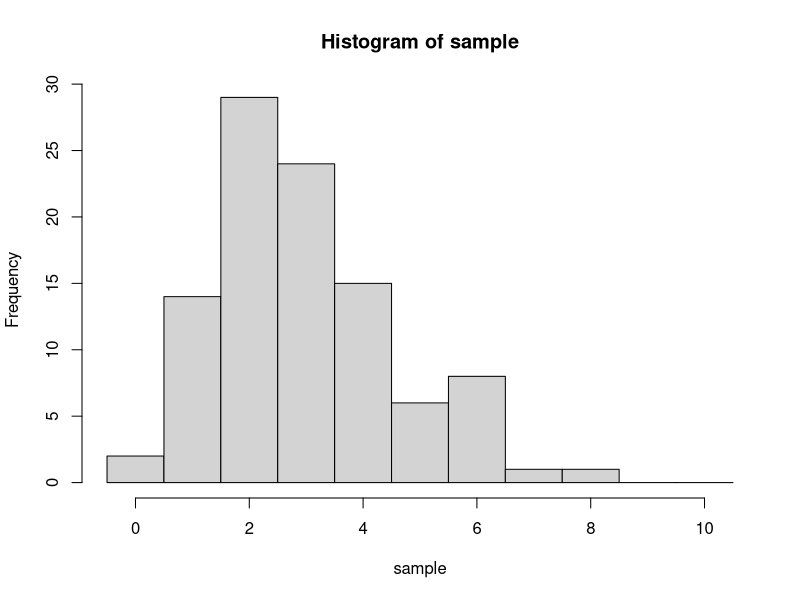
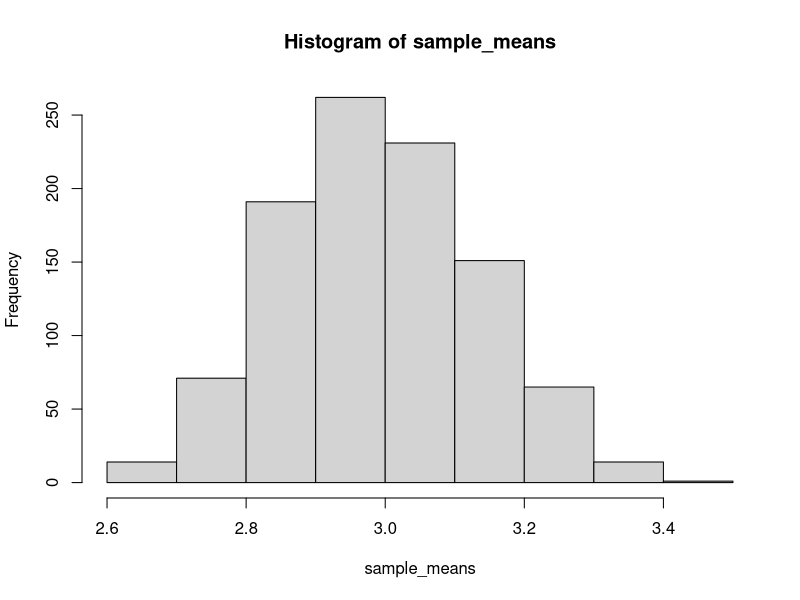
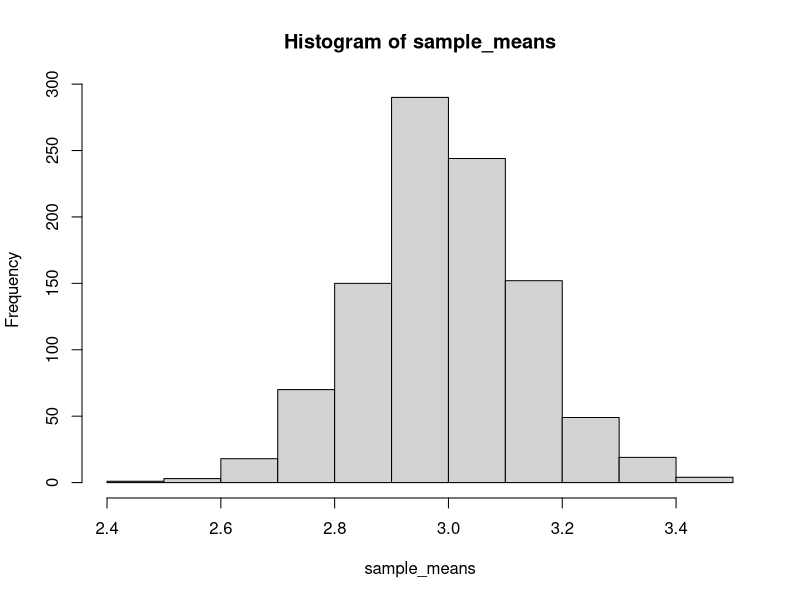
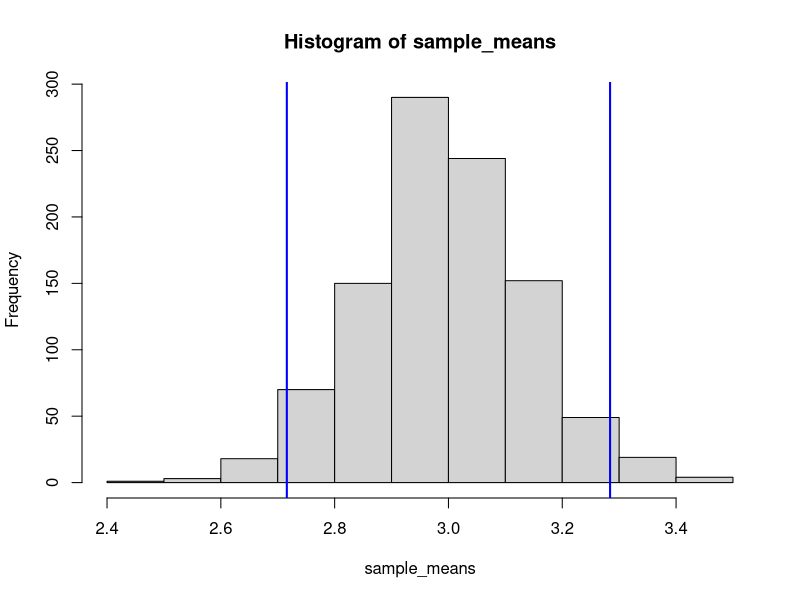
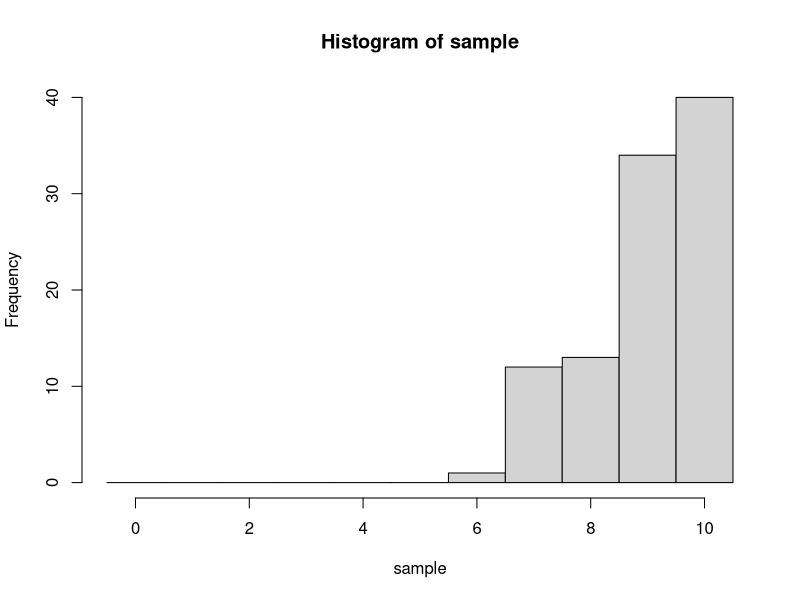
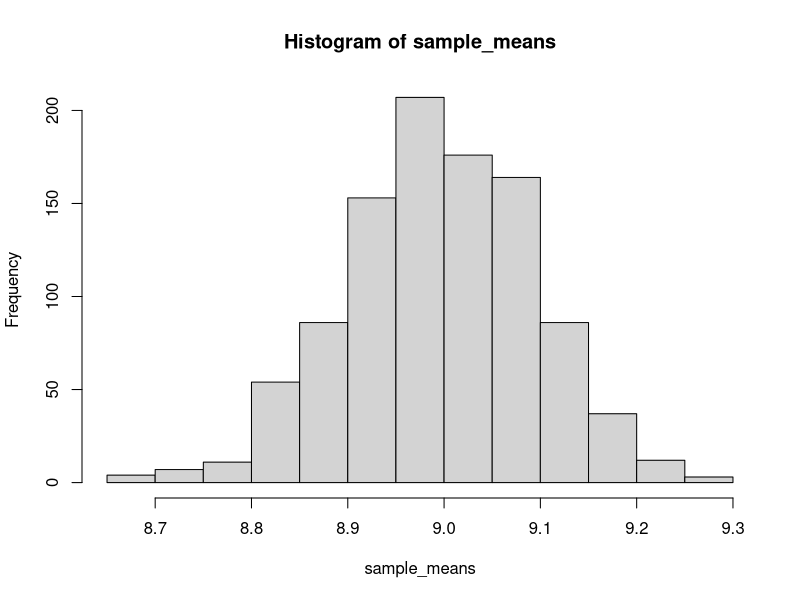
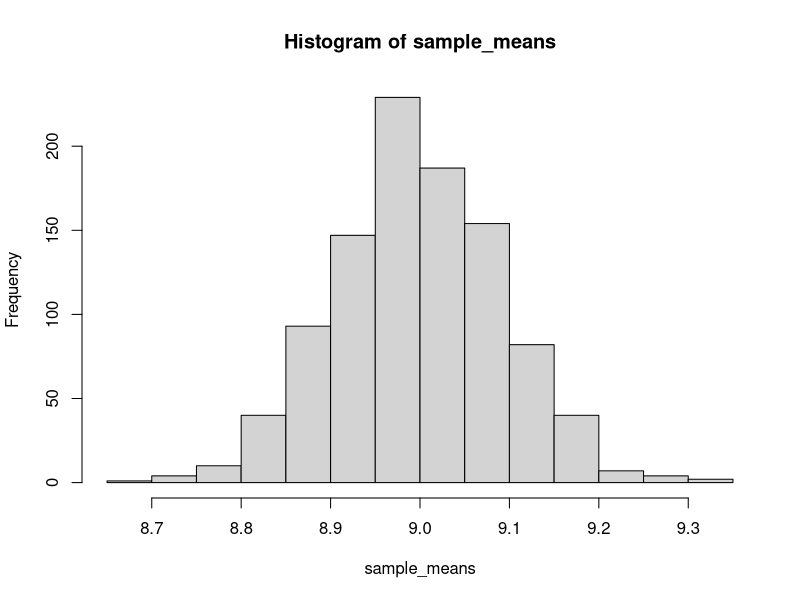
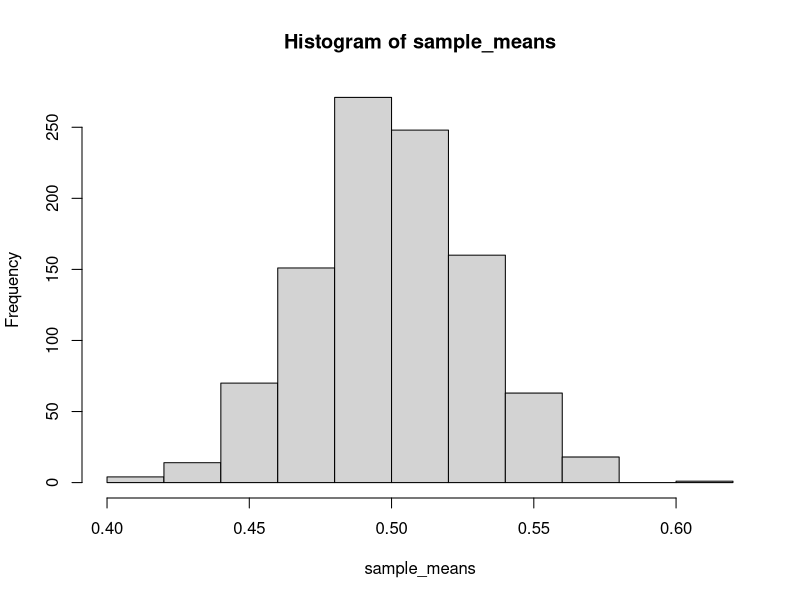

R code for these plots, in order:
## ---- chunk 1
print(1)
print(2)
print(3)
print(4)
print(5)
print(6)
print(7)
print(8)
print(9)
print(10)
## ---- chunk 2
for(i in 1:10) {
	print(i)
}
## ---- chunk 3
# 100 observations of Uniform Random Variable
sample <- rbinom(n = 100, size = 10, prob = 0.3)

# Histogram of sample
hist(sample, breaks = -0.5:10.5)

# True mean = 10 * 0.3 = 3
# Calculate Sample mean
mean(sample)
## ---- chunk 4
sample_means <- c()

# loop through 1000 samples
for(i in 1:1000){
	sample <- rbinom(n = 100, size = 10, prob = 0.3)
	mean <- mean(sample)
	
	sample_means <- c(sample_means, mean)
}

# Sampling Distribution of Sample Mean
hist(sample_means)
## ---- chunk 5

n_obs <- 100
n_trials <- 1000

sample_means <- c()

for(i in 1:n_trials){
	sample <- rbinom(n = n_obs, size = 10, prob = 0.3)
	mean <- mean(sample)
	
	sample_means <- c(sample_means, mean)
}

hist(sample_means)

## ---- chunk 6

# Calculate population mean and population sd
pop_mean <- 10 * 0.3
pop_sd <- sqrt(10 * 0.3 * 0.7)

# Critical value for normal distribution
critical_value <- abs(qnorm(0.025))

# Calculate margin of error
margin_of_error <- critical_value * pop_sd/sqrt(100)

# Calculate upper and lower confidence interval
conf_lower <- pop_mean - margin_of_error
conf_upper <- pop_mean + margin_of_error

# Plot histogram for sample distribution and add vertical lines for confidence interval
# abline will make vertical lines for us

hist(sample_means)
abline(v = conf_lower, lwd = 2, col = "blue")
abline(v = conf_upper, lwd = 2, col = "blue")

## ---- chunk 7

sample_means <- c()
in_conf_interval <- c()

# 10000 samples of size n = 100
for(i in 1:10000){
	# Calculate sample mean
	sample <- rbinom(n = 100, size = 10, prob = 0.3)
	mean <- mean(sample)
	
	# Calculate Confidence Intervals
	ci_lower <- mean - margin_of_error
	ci_upper <- mean + margin_of_error
	
	# Check if population mean is within interval
	
	is_in_ci <- pop_mean >= ci_lower & pop_mean <= ci_upper
	
	# Append mean to vector of sample means
	sample_means <- c(sample_means, mean)
	# Append in_conf to vector
	in_conf_interval <- c(in_conf_interval, is_in_ci)
}
	
# Mean of logical variable = % TRUE
mean(in_conf_interval)

## ---- chunk 8
# 100 observations of Binomial Random Variable
sample <- rbinom(n = 100, size = 10, prob = 0.9)

# Histogram of sample
hist(sample, breaks = -0.5:10.5)

# True mean = 10 * 0.9 = 9
mean(sample)
## ---- chunk 9
sample_means <- c()

# loop through 1000 samples
for(i in 1:1000){
	sample <- rbinom(n = 100, size = 10, prob = 0.9)
	mean <- mean(sample)
	
	sample_means <- c(sample_means, mean)
}

# Sampling Distribution of Sample Mean
hist(sample_means)
## ---- chunk 10
n_obs <- 100
n_trials <- 1000

sample_means <- c()

for(i in 1:n_trials){
	sample <- rbinom(n = n_obs, size = 10, prob = 0.9)
	mean <- mean(sample)
	
	sample_means <- c(sample_means, mean)
}

hist(sample_means)

## ---- chunk 11
# 100 observations of Uniform Random Variable
sample <- runif(n = 100, min = 0, max = 1)

# True mean = 0.5
mean(sample)
## ---- chunk 12
sample_means <- c()

for(i in 1:1000){
	sample <- runif(n = 100, min = 0, max = 1)
	mean <- mean(sample)
	
	sample_means <- c(sample_means, mean)
}

hist(sample_means)
## ---- chunk 13
n_obs <- 100
n_trials <- 1000

sample_means <- c()

for(i in 1:n_trials){
	sample <- runif(n = n_obs, min = 0, max = 1)
	mean <- mean(sample)
	
	sample_means <- c(sample_means, mean)
}

hist(sample_means)

## ---- chunk 14
sample <- 40 + 10 * rweibull(n = 1000, shape = 0.85)

# Histogram of sample
hist(sample, xlab = "Income ($1000)")
## ---- chunk 15
sample_means <- c()

for(i in 1:10000){
	sample <- 40 + 10 * rweibull(n = 1000, shape = 0.85)
	mean <- mean(sample)
	
	sample_means <- c(sample_means, mean)
}

hist(sample_means)
